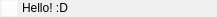
<?xml version="1.0" encoding="UTF-8"?>
<ui version="4.0">
 <class>Form</class>
 <widget class="QWidget" name="Form">
  <property name="geometry">
   <rect>
    <x>0</x>
    <y>0</y>
    <width>217</width>
    <height>17</height>
   </rect>
  </property>
  <property name="sizePolicy">
   <sizepolicy hsizetype="Preferred" vsizetype="Preferred">
    <horstretch>0</horstretch>
    <verstretch>0</verstretch>
   </sizepolicy>
  </property>
  <property name="maximumSize">
   <size>
    <width>16777215</width>
    <height>16777215</height>
   </size>
  </property>
  <property name="windowTitle">
   <string>Form</string>
  </property>
  <property name="styleSheet">
   <string notr="true"/>
  </property>
  <layout class="QHBoxLayout" name="horizontalLayout">
   <property name="spacing">
    <number>4</number>
   </property>
   <property name="leftMargin">
    <number>1</number>
   </property>
   <property name="topMargin">
    <number>0</number>
   </property>
   <property name="rightMargin">
    <number>0</number>
   </property>
   <property name="bottomMargin">
    <number>0</number>
   </property>
   <item>
    <widget class="QPushButton" name="button">
     <property name="maximumSize">
      <size>
       <width>17</width>
       <height>17</height>
      </size>
     </property>
     <property name="styleSheet">
      <string notr="true">background-color: rgba(255, 255, 255, 0);</string>
     </property>
     <property name="text">
      <string/>
     </property>
     <property name="icon">
      <iconset>
       <normaloff>../images/info14.png</normaloff>../images/info14.png</iconset>
     </property>
     <property name="iconSize">
      <size>
       <width>17</width>
       <height>17</height>
      </size>
     </property>
    </widget>
   </item>
   <item>
    <widget class="QLabel" name="message">
     <property name="text">
      <string>Hello! :D</string>
     </property>
     <property name="textInteractionFlags">
      <set>Qt::LinksAccessibleByMouse|Qt::TextSelectableByKeyboard|Qt::TextSelectableByMouse</set>
     </property>
    </widget>
   </item>
  </layout>
 </widget>
 <resources/>
 <connections/>
</ui>
